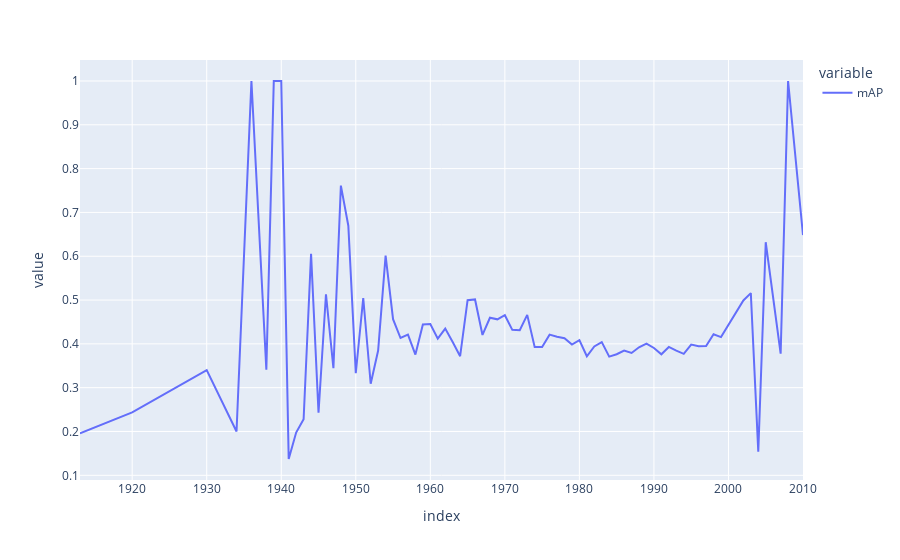

The notebook cell this image was saved under:
### Code cell
tmp = pd.DataFrame()
for year, value in age_results.items():
    if isinstance(value, float):
        tmp.loc[year,'mAP'] = value
        
tmp.loc[1910:2010].plot()

### Figure 1 — Plotly figure (JSON) as saved in the notebook; plotly's stock layout.template omitted (floating-point values rounded to 4 significant figures)
{"data": [{"hovertemplate": "variable=mAP<br>index=%{x}<br>value=%{y}<extra></extra>", "legendgroup": "mAP", "line": {"color": "#636efa", "dash": "solid"}, "marker": {"symbol": "circle"}, "mode": "lines", "name": "mAP", "orientation": "v", "showlegend": true, "type": "scatter", "x": [1913, 1920, 1930, 1934, 1936, 1938, 1939, 1940, 1941, 1942, 1943, 1944, 1945, 1946, 1947, 1948, 1949, 1950, 1951, 1952, 1953, 1954, 1955, 1956, 1957, 1958, 1959, 1960, 1961, 1962, 1963, 1964, 1965, 1966, 1967, 1968, 1969, 1970, 1971, 1972, 1973, 1974, 1975, 1976, 1977, 1978, 1979, 1980, 1981, 1982, 1983, 1984, 1985, 1986, 1987, 1988, 1989, 1990, 1991, 1992, 1993, 1994, 1995, 1996, 1997, 1998, 1999, 2000, 2001, 2002, 2003, 2004, 2005, 2007, 2008, 2010], "xaxis": "x", "y": [0.1957, 0.2436, 0.3401, 0.2, 1, 0.3409, 1, 1, 0.1372, 0.1976, 0.2278, 0.6055, 0.2428, 0.5132, 0.3444, 0.7611, 0.6697, 0.333, 0.5047, 0.309, 0.3847, 0.6014, 0.4562, 0.4134, 0.4209, 0.3755, 0.4443, 0.4454, 0.412, 0.4348, 0.404, 0.3719, 0.4996, 0.5014, 0.4203, 0.4596, 0.456, 0.4654, 0.432, 0.4312, 0.4662, 0.3929, 0.3929, 0.421, 0.4161, 0.4128, 0.3984, 0.4084, 0.3717, 0.3941, 0.4039, 0.3709, 0.3763, 0.3849, 0.3792, 0.3921, 0.4007, 0.3906, 0.3761, 0.393, 0.3844, 0.3772, 0.3983, 0.3947, 0.3948, 0.422, 0.4154, 0.4431, 0.4688, 0.499, 0.5158, 0.1539, 0.6319, 0.3775, 1, 0.6483], "yaxis": "y"}], "layout": {"legend": {"title": {"text": "variable"}, "tracegroupgap": 0}, "margin": {"t": 60}, "xaxis": {"anchor": "y", "domain": [0, 1], "title": {"text": "index"}}, "yaxis": {"anchor": "x", "domain": [0, 1], "title": {"text": "value"}}}}
